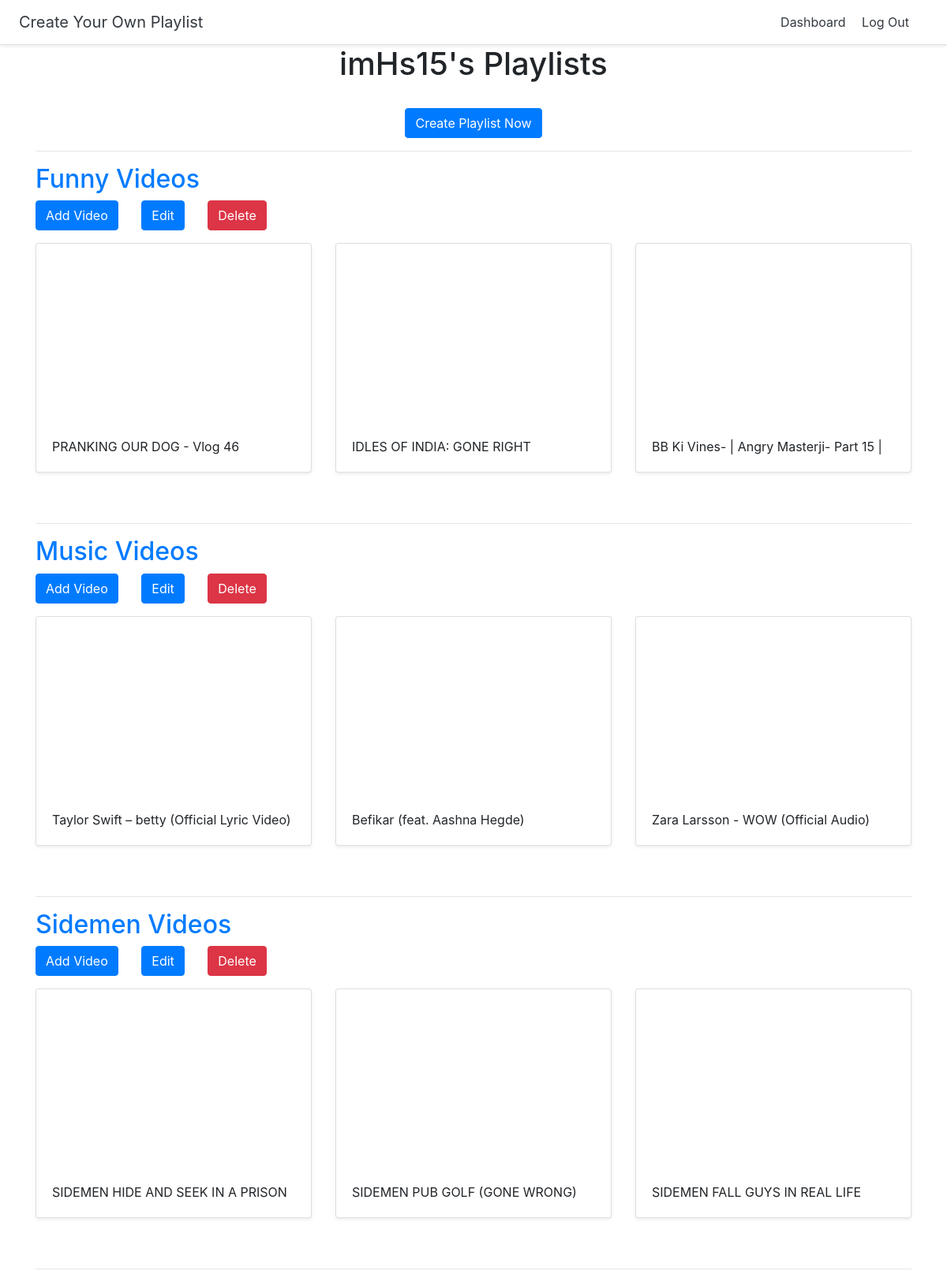
Screenshot of /dashboard (signed in) with the database file from the repository.
### mixes/models.py (models this page shows, shortened)
class Mix(models.Model):
    title = models.CharField(max_length=255)
    user = models.ForeignKey(User, on_delete=models.CASCADE)

class Video(models.Model):
    title = models.CharField(max_length=255)
    url = models.URLField()
    youtube_id=models.CharField(max_length=255)
    mix=models.ForeignKey(Mix, on_delete=models.CASCADE)

### mixes/views.py (the view)
# urls.py: path('dashboard', views.dashboard, name='dashboard'),
@login_required
def dashboard(request):
    mixes = Mix.objects.filter(user= request.user).order_by('-id')
    return render(request,'mixes/dashboard.html',{'mixes':mixes})

### mixes/templates/mixes/dashboard.html
{% extends 'mixes/base.html' %}
{% block content %}
<div class="container">
  <div class="text-center">
    <h1>{{ user.username }}'s Playlists</h1>
    <br/>
    <a href="{% url 'createmix' %}" class="btn btn-primary">Create Playlist Now</a>
  </div>
  <hr>
  {% for mix in mixes %}
    <h2><a href="{% url 'detailmix' mix.id %}">{{ mix.title }}</a></h2>
    <a href="{% url 'addvideo' mix.id %}" class="btn btn-primary" style="margin-right: 25px">Add Video</a>
    <a href="{% url 'updatemix' mix.id %}" class="btn btn-primary" style="margin-right: 25px">Edit</a>
    <a href="{% url 'deletemix' mix.id %}" class="btn btn-danger" style="margin-right: 25px">Delete</a>
    <div class="row">
      {% for video in mix.video_set.all %}
      <div class="col-md-4 mt-3">
        <div class="card mb-4 shadow-sm">
          <iframe width="100%" height="225" src="https://www.youtube.com/embed/{{ video.youtube_id }}" frameborder="0" allow="accelerometer; autoplay; encrypted-media; gyroscope; picture-in-picture" allowfullscreen></iframe>
          <div class="card-body">
            <p class="card-text">{{ video.title }}</p>
          </div>
        </div>
      </div>
      {% endfor %}
    </div>
    <br/>
    <hr>
  {% endfor %}
</div>
{% endblock %}

### rows the page displays
Mix: title "Funny Videos"
Video: title "PRANKING OUR DOG - Vlog 46"
Video: title "IDLES OF INDIA: GONE RIGHT"
Video: title "BB Ki Vines- | Angry Masterji- Part 15 |"
Mix: title "Music Videos"
Video: title "Taylor Swift – betty (Official Lyric Video)"
Video: title "Befikar (feat. Aashna Hegde)"
Video: title "Zara Larsson - WOW (Official Audio)"
Mix: title "Sidemen Videos"
Video: title "SIDEMEN HIDE AND SEEK IN A PRISON"
Video: title "SIDEMEN PUB GOLF (GONE WRONG)"
Video: title "SIDEMEN FALL GUYS IN REAL LIFE"

### other values shown
{{ user.username }} "imHs15"
